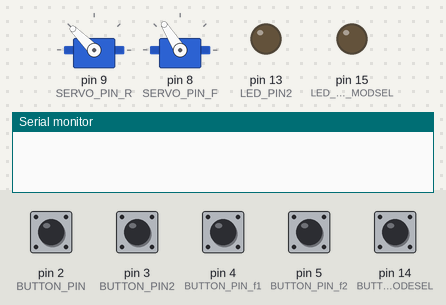
A sketch run on a simulated Arduino Nano, built with avr-gcc and run on an emulated ATmega328P. Shown: 2 × servo, output pins drawn as LEDs (lit = HIGH), the last lines printed to the serial monitor. Inputs (shaded band) come from the test bench; at power-on: pin 2 (BUTTON_PIN), pin 3 (BUTTON_PIN2), pin 4 (BUTTON_PIN_f1), pin 5 (BUTTON_PIN_f2), pin 14 (BUTTON_PIN_MODESEL) HIGH. EEPROM starts erased.

Above: at 1.4 s.
1.5 s: pin 2 (BUTTON_PIN) pulled LOW for 1 s
At 1.9 s:
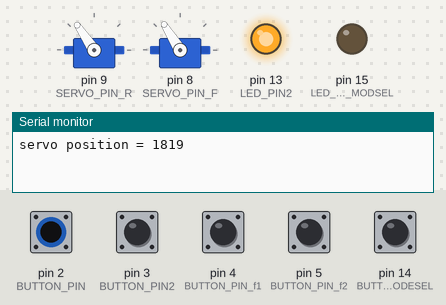
4.0 s: pin 4 (BUTTON_PIN_f1) pulled LOW for 0.15 s
At 4.5 s:
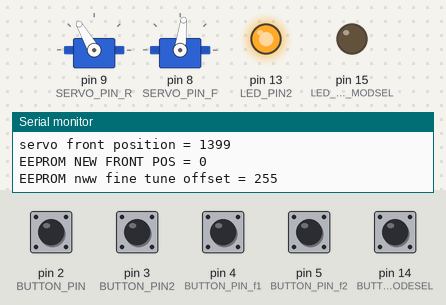
5.6 s: pin 14 (BUTTON_PIN_MODESEL) pulled LOW for 1 s
At 7.0 s:
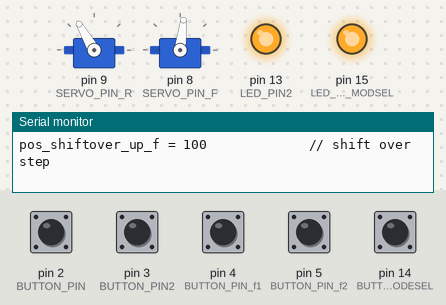
8.9 s: pin 5 (BUTTON_PIN_f2) pulled LOW for 0.15 s
At 8.98 s:
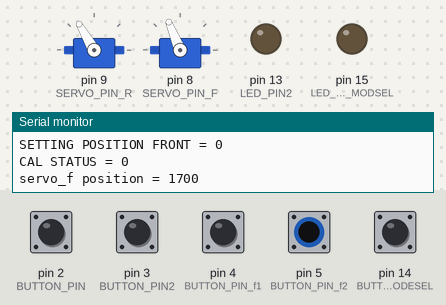
10.5 s: pin 2 (BUTTON_PIN) pulled LOW for 0.15 s
At 10.58 s:
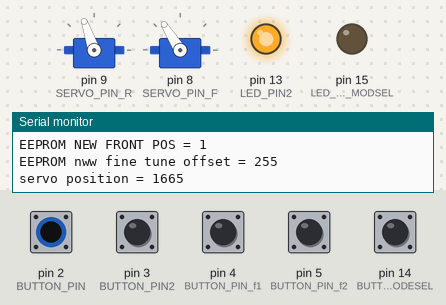
12.1 s: pin 4 (BUTTON_PIN_f1) pulled LOW for 1 s
At 12.4 s:
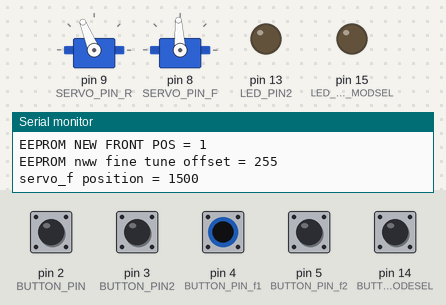
Timing chart, 0 to 15.1 s (numbered marks = the images above; inputs shaded):
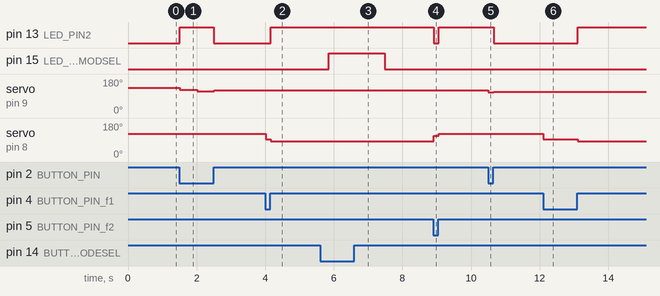

The sketch:

GOTORONIC_Ver160425_11speed_MASURAO.ino
```cpp
// (licence header left out)
// SERVO FRONT
// Red = +6v
// Brown = GND
// Orange = Signal (pin 8 for this code)

#include <EEPROM.h>
#include <Servo.h>
#include <Bounce2.h>

//////////////////////////////// MCU PIN ASSIGN START ///////////////////////////////////////////
#define BUTTON_PIN 2  //REAR
#define BUTTON_PIN2 3 //REAR
#define BUTTON_PIN_f1 4  //FRONT
#define BUTTON_PIN_f2 5  //FRONT
#define SERVO_PIN_F 8  // SERVO F
#define SERVO_PIN_R 9  // SERVO R

//#define LED_PIN_MODSEL 16         // LED goes on when Fine Tune Setting mode
//#define LED_PIN2 14         // LED goes on when pushing shift botton
//#define BUTTON_PIN_MODESEL 10  //MODE SELECT
#define LED_PIN_MODSEL 15         // LED goes on when Fine Tune Setting mode (NANO)
#define LED_PIN2 13         // LED goes on when pushing shift botton (NANO)
#define BUTTON_PIN_MODESEL 14  //MODE SELECT (NANO)

////////////////////////////////  MCU PIN ASSIGN END ///////////////////////////////////////////

//////////////////////////////// EEPROM PARAMETER START ///////////////////////////////////////////
int pos_final_addres = 10; //final gear position save address
int pos_final; //final gear position
int pos_final_addres_f = 9; //final gear position save address front
int pos_final_f; //final gear position front
int pos_memory_addres = 11; //offsetmemory start addres 11 12 13 14 15 16 17 18 19 20 21
int pos_f_memory_addres = 31; //offsetmemory front start addres 31 32 33 34 35 36 37 38 39 40 41
//////////////////////////////// EEPROM PARAMETER END ///////////////////////////////////////////

//////////////////////////////// REAR SHIFT SETTING PARAMETER START ///////////////////////////////////////////
int speed_step = 10;            //8=9速 9=10速 10=11速
int pos_zero = 1930;           // shift 0 position : about 2000~1800
int pos_shiftstep = 77;        // shift step 85->77 @160422 for 11speed
int pos_data_ORG[11] =  {0, 0, 0, 0, 0, 0, 0, 0, 0, 0, 0}; // 11speed offset data
int fine_tune_pitch = 5;      //fine tune pitch data for setting mode

int pos_shiftover_up = 35;   // shift over step
int pos_shiftover_down = 30; // shift over step
int ovsft_delay = 500;       // over shift delay [msec]
int sft_delay = 20;          // shift delay per gear pos [msec]

int wait_msec1 =  500;     //多段変則設定時間1[msec]
int wait_msec2 = 1000;     //多段変則設定時間2[msec]
int wait_msec3 = 1500;     //多段変則設定時間3[msec]

////////do not change//////////
int pos_data[11] = {0, 0, 0, 0, 0, 0, 0, 0, 0, 0, 0}; //  "do not change" 11speed offset data MATRIX
int pos_data_E2PR[11] = {0, 0, 0, 0, 0, 0, 0, 0, 0, 0, 0}; //  "do not change" 11speed fine tuninng data MATRIX
int pos_old;           // gear position
int pos_new;           // gear position
int pos_direction  = 1;     // shift direction
int pos = 0;    // variable to store the servo position
//////////////////////////////// REAR SHIFT SETTING PARAMETER END ///////////////////////////////////////////

//////////////////////////////// FRONT SHIFT SETTING PARAMETER START  ///////////////////////////////////////////
int pos_front[2] = {1400, 1800};   //{inner, outer}
int pos_shiftover_up_f = 100;   // shift over degree 15->20 @150809
int pos_shiftover_down_f = 100; // shift over degree 15->40 @150809
int pos_data_f_ORG[11] = {0, 0, 0, 0, 0, 0, 0, 0, 0, 0, 0}; // 11speed front offset data

////////do not change//////////
int pos_data_f[11] = {0, 0, 0, 0, 0, 0, 0, 0, 0, 0, 0}; //  "do not change" 11speed front offset data MATRIX
int pos_data_f_E2PR[11] = {0, 0, 0, 0, 0, 0, 0, 0, 0, 0, 0}; //  "do not change" 11speed front fine tuninng data MATRIX
int pos_f = 0;  // variable to store the servo position
//////////////////////////////// FONT SHIFT SETTING PARAMETER END ///////////////////////////////////////////

//////////////////////////////// OTHER PARAMETERS START ///////////////////////////////////////////

// Instantiate a Bounce object
Bounce debouncer  = Bounce();
Bounce debouncer2 = Bounce();
Bounce debouncer3 = Bounce();
Bounce debouncer4 = Bounce();
Bounce debouncerX = Bounce();

// The current buttonState
// 0 : released
// 1 : pressed less   than 1 seconds
// 2 : pressed longer than 1 seconds
// 3 : pressed longer than 2 seconds
int buttonState;
int buttonState2;
int buttonState3;
int buttonState4;
unsigned long buttonPressTimeStamp;
unsigned long buttonPressTimeStamp2;
unsigned long buttonPressTimeStamp3;
unsigned long buttonPressTimeStamp4;

volatile boolean CAL_STAT = false; // fine tune mode

Servo myservo;  // create servo object to control a servo
Servo myservo_f; // a maximum of eight servo objects can be created

char input[2];  //シリアル通信の文字列格納用
char str[0];    //シリアル通信の文字列格納用

//////////////////////////////// OTHER PARAMETERS END ///////////////////////////////////////////


void setup()
{
  pos_final = EEPROM.read(pos_final_addres);
  if (pos_final <  0         ) {
    pos_final = 0; //ギヤポジション0より小を禁止
  }
  if (pos_final >  speed_step) {
    pos_final = 0; //ギヤポジションMAXより大を禁止
  }
  pos_new = pos_final;

  for (int n = 0 ; n <= speed_step ; n++)   //fine tune dataの読み出し
  {
    pos_data_E2PR[n] = EEPROM.read(pos_memory_addres + n );
    if ( pos_data_E2PR[n] >  128) {
      pos_data_E2PR[n] =  pos_data_E2PR[n] - 256; //offset data EEPROMは0～255なので負数はオフセットさせる。
    }
    pos_data[n] =  pos_data_ORG[n] + pos_data_E2PR[n];
    delay(2);
  }
  delay(2);
  pos = pos_zero - pos_shiftstep * pos_new - pos_data[pos_new];
  myservo.attach(SERVO_PIN_R);        // attaches the servo on pin 9 to the servo object
  myservo.writeMicroseconds(pos);                // tell servo to go to position in variable 'pos'
  delay(10);                         // waits 15ms for the servo to reach the position 15


  pos_final_f = EEPROM.read(pos_final_addres_f); // 0 = inner, 1 = outer
  if (pos_final_f <  0         ) {
    pos_final_f = 0; //ギヤポジション0より小を禁止
  }
  if (pos_final_f >  1) {
    pos_final_f = 1; //ギヤポジション1より大を禁止
  }

  for (int k = 0; k <= speed_step ; k++)   //fine tune dataの読み出し
  {
    pos_data_f_E2PR[k] = EEPROM.read(pos_f_memory_addres + k );
    if ( pos_data_f_E2PR[k] >  128) {
      pos_data_f_E2PR[k] =  pos_data_f_E2PR[k] - 256; //offset data EEPROMは0～255なので負数はオフセットさせる。
    }
    pos_data_f[k] =  pos_data_f_ORG[k] + pos_data_f_E2PR[k];
    delay(2);
  }
  delay(2);
  pos_f = pos_front[pos_final_f] + pos_data_f[pos_new];
  myservo_f.attach(SERVO_PIN_F);      // attaches the servo on pin 8 to the servo object
  myservo_f.writeMicroseconds(pos_f); // tell servo to go to position in variable 'pos'
  delay(200);                         // waits 15ms for the servo to reach the position 15

  Serial.begin(9600);
  while (!Serial) {
    ; // wait for serial port to connect. Needed for Leonardo only
  }
  //  establishContact();  // send a byte to establish contact until receiver responds
  //  MsTimer2::set(1000, servoctl);
  //  MsTimer2::start();
  // Serial.println(pos_new);
  // Setup the button
  pinMode(BUTTON_PIN, INPUT_PULLUP);
  pinMode(BUTTON_PIN2, INPUT_PULLUP);
  pinMode(BUTTON_PIN_f1, INPUT_PULLUP);
  pinMode(BUTTON_PIN_f2, INPUT_PULLUP);
  pinMode(BUTTON_PIN_MODESEL, INPUT_PULLUP);

  // After setting up the button, setup debouncer
  debouncer.attach(BUTTON_PIN);
  debouncer2.attach(BUTTON_PIN2);
  debouncer.interval(2);
  debouncer2.interval(2);
  debouncer3.attach(BUTTON_PIN_f1);
  debouncer4.attach(BUTTON_PIN_f2);
  debouncer3.interval(2);
  debouncer4.interval(2);
  debouncerX.attach(BUTTON_PIN_MODESEL);
  debouncerX.interval(250);   //0.25secで切り替え

  //Setup the LED
  pinMode(LED_PIN_MODSEL, OUTPUT);
  pinMode(LED_PIN2, OUTPUT);
}


void loop() {
  delay(5);

  if (Serial.available() > 0) {     // get incoming byte:
    serialin();                        //下記のvoid serialinの内容を実行
    Serial.println(pos);              // send a capital ASerial.println('pos');   // send a capital pos
    myservo.writeMicroseconds(pos);                // tell servo to go to position in variable 'pos'
    myservo_f.writeMicroseconds(pos_f);              // tell servo to go to position in variable 'pos_f'
    delay(50);                         // waits 15ms for the servo to reach the position 15
    Serial.println(myservo.read());
    Serial.println(myservo_f.read());
  }

  // Update the debouncer and get the changed state
  boolean changed = debouncer.update();
  boolean changed2 = debouncer2.update();
  boolean changed_f1 = debouncer3.update();
  boolean changed_f2 = debouncer4.update();
  boolean changed_SEL = debouncerX.update();

  if ( changed_SEL ) {
    // Get the update value
    int value = debouncerX.read();
    if ( value == HIGH) {
      CAL_STAT = false;
      digitalWrite(LED_PIN_MODSEL, LOW );
      Serial.print(F("CAL STATUS = "));
      Serial.println(CAL_STAT);
      //paramter_output();
    }
    else  {
      CAL_STAT = true;
      digitalWrite(LED_PIN_MODSEL, HIGH );
      Serial.print(F("CAL STATUS = "));
      Serial.println(CAL_STAT);
      paramter_output();
    }
  }


  if ( changed ) {
    // Get the update value
    int value = debouncer.read();
    if ( value == HIGH) {
      digitalWrite(LED_PIN2, LOW );
      buttonState = 0;
      //Serial.println(F("Button released (state 0)"));
      pos_ctrl_end();
    }
    else  {
      digitalWrite(LED_PIN2, HIGH );
      buttonState = 1;
      //Serial.println(F("Button pressed (state 1)"));
      if (CAL_STAT == true ) {
        pos_data[pos_new] = pos_data[pos_new] + fine_tune_pitch;
        //        Serial.print(F("pos_data = "));
        //        Serial.println(pos_data[pos_new]);
      }
      else {
        pos_old = pos_new;
        if ( pos_new < speed_step ) {
          pos_new ++;
        }
        pos_ctrl();
      }
      buttonPressTimeStamp = millis();
    }
  }

  if ( changed2 ) {
    // Get the update value
    int value2 = debouncer2.read();
    if ( value2 == HIGH) {
      digitalWrite(LED_PIN2, LOW );
      buttonState2 = 0;
      //Serial.println(F("Button2 released (state 0)"));
      pos_ctrl_end();
    }
    else {
      digitalWrite(LED_PIN2, HIGH );
      buttonState2 = 1;
      //Serial.println(F("Button2 pressed (state 1)"));
      if (CAL_STAT == true ) {
        pos_data[pos_new] = pos_data[pos_new] - fine_tune_pitch;
        Serial.print(F("pos_data = "));
        Serial.println(pos_data[pos_new]);
      }
      else {
        pos_old = pos_new;
        if ( pos_new > 0 ) {
          pos_new --;
        }
        pos_ctrl();
      }
      buttonPressTimeStamp2 = millis();
    }
  }

  /* 多段変速用*/

  if ( CAL_STAT == false ) {                          //　CAL時は多段変速を禁止
    if  ( buttonState == 1 ) {
      if ( millis() - buttonPressTimeStamp >= wait_msec1 ) {
        buttonState = 2;
        //Serial.println(F("Button held for 0.50 seconds (state 2)"));
        pos_old = pos_new;
        if ( pos_new < speed_step ) {
          pos_new ++;
        }
        pos_ctrl();
      }
    }
    if  ( buttonState == 2 ) {
      if ( millis() - buttonPressTimeStamp >= wait_msec2 ) {
        buttonState = 3;
        //Serial.println(F("Button held for 1.0 seconds (state 3)"));
        pos_old = pos_new;
        if ( pos_new < speed_step ) {
          pos_new ++;
        }
        pos_ctrl();
      }
    }
    if  ( buttonState == 3 ) {
      if ( millis() - buttonPressTimeStamp >= wait_msec3 ) {
        buttonState = 0;
        //Serial.println(F("Button held for 1.5 seconds (state 4)"));
        pos_old = pos_new;
        if ( pos_new < speed_step ) {
          pos_new ++;
        }
        pos_ctrl();
      }
    }

    if  ( buttonState2 == 1 ) {
      if ( millis() - buttonPressTimeStamp2 >= wait_msec1 ) {
        buttonState2 = 2;
        //Serial.println(F("Button2 held for 0.50 seconds (state 2)"));
        pos_old = pos_new;
        if ( pos_new  > 0 ) {
          pos_new --;
        }
        pos_ctrl();
      }
    }
    if  ( buttonState2 == 2 ) {
      if ( millis() - buttonPressTimeStamp2 >= wait_msec2 ) {
        buttonState2 = 3;
        //Serial.println(F("Button2 held for 1.0 seconds (state 3)"));
        pos_old = pos_new;
        if ( pos_new  > 0 ) {
          pos_new --;
        }
        pos_ctrl();
      }
    }
    if  ( buttonState2 == 3 ) {
      if ( millis() - buttonPressTimeStamp2 >= wait_msec3 ) {
        buttonState2 = 0;
        //Serial.println(F("Button2 held for 1.5 seconds (state 4)"));
        pos_old = pos_new;
        if ( pos_new  > 0 ) {
          pos_new --;
        }
        pos_ctrl();
      }
    }
  }

  //////* Fメカ変速用*//////
  if ( changed_f1 ) {
    // Get the update value
    int value = debouncer3.read();
    if ( value == HIGH) {
      digitalWrite(LED_PIN2, HIGH );
      buttonState3 = 0;
      //Serial.println(F("Button_f1 released (state 0)"));
      pos_ctrl_end();
    }
    else  {
      digitalWrite(LED_PIN2, LOW );
      buttonState3 = 1;
      //Serial.println(F("Button_f1 pressed (state 1)"));
      buttonPressTimeStamp3 = millis();
      pos_final_f = 0;
      pos_f = pos_front[pos_final_f] + pos_shiftover_down_f; // + pos_data_f[pos_new]
      Serial.print(F("servo_f position = "));
      Serial.println(pos_f);
      myservo_f.writeMicroseconds(pos_f);

    }
  }

  if ( changed_f2 ) {
    // Get the update value
    int value2 = debouncer4.read();
    if ( value2 == HIGH) {
      digitalWrite(LED_PIN2, HIGH );
      buttonState4 = 0;
      //Serial.println(F("Button_f2 released (state 0)"));
      pos_ctrl_end();
    }
    else {
      digitalWrite(LED_PIN2, LOW );
      buttonState4 = 1;
      //Serial.println(F("Button_f2 pressed (state 1)"));
      buttonPressTimeStamp4 = millis();
      pos_final_f = 1;
      pos_f = pos_front[pos_final_f] - pos_shiftover_down_f; // + pos_data_f[pos_new]
      Serial.print(F("servo_f position = "));
      Serial.println(pos_f);
      myservo_f.writeMicroseconds(pos_f);
    }
  }


} // LOOP 完了


//////////////SUB CKT/////////////////////////

void establishContact() {
  while (Serial.available() <= 0) {
    Serial.println('A');   // send a capital A
    delay(300);
  }
}

void serialin() {
  Serial.print(F("serial in" ));
  for (int i = 0; i <= 2; i++) //iが0～2まで変動するので、合計3桁分
  {
    //          Serial.println(i);
    input[i] = Serial.read(); //一桁づつ入れてゆく
    //          delay(100);
  }
  Serial.println(input);
  int buf = atoi(input); //シリアル入力された文字列をint型に変換
  //       if(buf<=180&&buf>=0)//安全のため、PWMで扱える0～255の範囲の時のみPWM出力の値に反映
  //       {
  pos = buf;
  Serial.print(F("serial input = "));
  Serial.println(pos);
  //       }

  //      Serial.flush();
}

///////////////POSITION CTRL///////////////////
void pos_ctrl()
{
  pos_direction = pos_new - pos_old;
  //ovsft_delay_tot = abs(pos_direction) * sft_delay + ovsft_delay;
  if ( pos_direction > 0 ) {                                        // up stroke
    pos = pos_zero - pos_shiftstep * pos_new - pos_data[pos_new] - pos_shiftover_up;   // shift over degree
    Serial.print(F("servo position = "));
    Serial.println(pos);
    //delay(130);
    myservo.writeMicroseconds(pos);
  }
  if ( pos_direction < 0 ) {                                          // down stroke
    pos = pos_zero - pos_shiftstep * pos_new - pos_data[pos_new] + pos_shiftover_down;  // shift over degree
    Serial.print(F("servo position = "));
    Serial.println(pos);
    // delay(130);
    myservo.writeMicroseconds(pos);
  }
  if ( pos_new == speed_step ) {                                        //
    pos = pos_zero - pos_shiftstep * pos_new - pos_data[pos_new] - pos_shiftover_up;   // shift over degree
    Serial.print(F("servo position = "));
    Serial.println(pos);
    myservo.writeMicroseconds(pos);
  }
  if ( pos_new == 0          ) {                                        //
    pos = pos_zero - pos_shiftstep * pos_new - pos_data[pos_new] + pos_shiftover_down;    // shift over degree
    Serial.print(F("servo position = "));
    Serial.println(pos);
    myservo.writeMicroseconds(pos);
  }


}

void pos_ctrl_end() {
  pos = pos_zero - pos_shiftstep * pos_new - pos_data[pos_new];               // set position
  myservo.writeMicroseconds(pos);                                             // tell servo to go to position in variable 'pos'
  pos_f = pos_front[pos_final_f] + pos_data_f[pos_new];                                    // set position フロントの段数＋リヤの段数によるトリム
  myservo_f.writeMicroseconds(pos_f);                                         // tell servo to go to position in variable 'pos_f'

  pos_final = pos_new;
  EEPROM.write(pos_final_addres, pos_final);
  EEPROM.write(pos_final_addres_f, pos_final_f);    //pos_final_f : 0 = INNER 1 = OUTER
  delay(5);

  pos_data_E2PR[pos_new] = pos_data[pos_new] - pos_data_ORG[pos_new];
  EEPROM.write(pos_memory_addres + pos_new, pos_data_E2PR[pos_new]);
  delay(5);
  pos_data_f_E2PR[pos_new] = pos_data_f[pos_new] - pos_data_f_ORG[pos_new];
  EEPROM.write(pos_f_memory_addres + pos_new, pos_data_f_E2PR[pos_new]);
  delay(5);

  Serial.println();
  Serial.println(F("//////// REAR DATA/////////////////////////////////////"));
  Serial.print(F("servo rear position = "));
  Serial.println(pos);
  pos_final = EEPROM.read(pos_final_addres);
  Serial.print(F("EEPROM NEW REAR POS = "));
  Serial.println(pos_final);
  //Serial.print(F("servo REAR fine tune offset EEPROM = "));
  //Serial.println(pos_data_E2PR[pos_new]);
  int offset_data_EEPROM = EEPROM.read(pos_memory_addres + pos_final);
  Serial.print(F("EEPROM nww fine tune offset = "));
  Serial.println(offset_data_EEPROM);
  Serial.println();

  Serial.println(F("//////// FRONT DATA/////////////////////////////////////"));
  Serial.print(F("servo front position = "));
  Serial.println(pos_f);
  pos_final_f = EEPROM.read(pos_final_addres_f);
  Serial.print(F("EEPROM NEW FRONT POS = "));
  Serial.println(pos_final_f);
  //Serial.print(F("servo FRONT fine tune offset EEPROM = "));
  //Serial.println(pos_data_f_E2PR[pos_new]);
  int offset_data_f_EEPROM = EEPROM.read(pos_f_memory_addres + pos_final);
  Serial.print(F("EEPROM nww fine tune offset = "));
  Serial.println(offset_data_f_EEPROM);
  Serial.println();
}

void paramter_output() {
  Serial.println(F(""));
  Serial.println(F("////////  MCU PIN ASSIGN /////////////////////////////////////"));
  Serial.print(F("FRONT SERVO PIN = "));
  Serial.println(SERVO_PIN_F);
  Serial.print(F("REAR SERVO PIN = "));
  Serial.println(SERVO_PIN_R);
  Serial.print(F("REAR LOW DOUN BUTTON_PIN = "));
  Serial.println(BUTTON_PIN);
  Serial.print(F("REAR High UP BUTTON_PIN2 = "));
  Serial.println(BUTTON_PIN2);
  Serial.print(F("FRONT LOW DOUN BUTTON_PIN_f1 = "));
  Serial.println(BUTTON_PIN_f1);
  Serial.print(F("FRONT High UP BUTTON_PIN_f2 = "));
  Serial.println(BUTTON_PIN_f2);
  Serial.print(F("SETTING MODE SELECT = "));
  Serial.println(BUTTON_PIN_MODESEL);
  Serial.print(F("SHIFT INDICATOR LED = "));
  Serial.println(LED_PIN2);
  Serial.print(F("SETTING MODE INDICATOR LED = "));
  Serial.println(LED_PIN_MODSEL);

  Serial.println(F(""));
  Serial.println(F("//////// REAR PARAMETERS /////////////////////////////////////"));
  Serial.print(F("speed_step = "));
  Serial.print(speed_step);
  Serial.println(F("             //8=9SPEED 9=10SPEED 10=11SPEED"));
  Serial.print(F("pos_zero = "));
  Serial.print(pos_zero);
  Serial.println(F("             // shift 0 position : about 2000~1800"));
  Serial.print(F("pos_shiftstep = "));
  Serial.print(pos_shiftstep);
  Serial.println(F("             //shift step"));
  Serial.print(F("pos_shiftover_up = "));
  Serial.print(pos_shiftover_up);
  Serial.println(F("             // shift over step"));
  Serial.print(F("pos_shiftover_down = "));
  Serial.print(pos_shiftover_down);
  Serial.println(F("             // shift over step"));
  Serial.print(F("wait_msec1 = "));
  Serial.print(wait_msec1);
  Serial.println(F("[msec]"));
  Serial.print(F("wait_msec2 = "));
  Serial.print(wait_msec2);
  Serial.println(F("[msec]"));
  Serial.print(F("wait_msec3 = "));
  Serial.print(wait_msec3);
  Serial.println(F("[msec]"));
  Serial.print(F("fine_tune_pitch = "));
  Serial.print(fine_tune_pitch);
  Serial.println(F("             //fine tune pitch for setting mode"));

  Serial.print(F("pos_data_ORG[11] = "));
  for (int x = 0; x <= 10; x++) {
    Serial.print(pos_data_ORG[x]);
    Serial.print(F(","));
  }
  Serial.println(F(""));

  Serial.print(F("pos_data_E2PR[11] = "));
  for (int x = 0; x <= 10; x++) {
    Serial.print(pos_data_E2PR[x]);
    Serial.print(F(","));
  }
  Serial.println(F(""));

  Serial.println(F(""));
  Serial.println(F("//////// FRONT PARAMETERS /////////////////////////////////////"));
  Serial.print(F("pos_front[2] = "));
  for (int x = 0; x <= 1; x++) {
    Serial.print(pos_front[x]);
    Serial.print(F(","));
  }
  Serial.println(F("             // {inner, outer}"));
  Serial.print(F("pos_shiftover_up_f = "));
  Serial.print( pos_shiftover_up_f);
  Serial.println(F("             // shift over step "));
  Serial.print(F("pos_shiftover_down_f = "));
  Serial.print(pos_shiftover_down_f);
  Serial.println(F("             // shift over step "));

  Serial.print(F("pos_data_f_ORG[11] = "));
  for (int x = 0; x <= 10; x++) {
    Serial.print(pos_data_f_ORG[x]);
    Serial.print(F(","));
  }
  Serial.println(F(""));

  Serial.print(F("pos_data_f_E2PR[11] = "));
  for (int x = 0; x <= 10; x++) {
    Serial.print(pos_data_f_E2PR[x]);
    Serial.print(F(","));
  }
  Serial.println(F(""));
  Serial.println(F(""));
  Serial.println(F("//////// You can set this position. ////////////"));
  Serial.print(F("SETTING POSITION REAR = "));
  Serial.println(pos_final);
  Serial.print(F("SETTING POSITION FRONT = "));
  Serial.println(pos_final_f);
  Serial.println(F(""));
}
```

Measured:
- after the input at 1.5 s, pin 13 (LED_PIN2): LOW → HIGH at once, → LOW 1.0 s later; servo on pin 9 (SERVO_PIN_R): 135° → 124° at once, → 116° 0.50 s later, → 120° 0.50 s later
- after the input at 4.0 s, pin 13 (LED_PIN2): LOW → HIGH after 0.16 s; servo on pin 8 (SERVO_PIN_F): 122° → 93° at once, → 83° 0.15 s later
- after the input at 5.6 s, pin 15 (LED_PIN_MODSEL): LOW → HIGH after 0.26 s, → LOW 1.6 s later
- after the input at 8.9 s, pin 13 (LED_PIN2): HIGH → LOW at once, → HIGH 0.15 s later; servo on pin 8 (SERVO_PIN_F): 83° → 112° at once, → 122° 0.15 s later
- after the input at 10.5 s, pin 13 (LED_PIN2): HIGH → LOW after 0.16 s; servo on pin 9 (SERVO_PIN_R): 120° → 109° at once, → 112° 0.15 s later
- after the input at 12.1 s, pin 13 (LED_PIN2): LOW → HIGH after 1.0 s; servo on pin 8 (SERVO_PIN_F): 122° → 93° at once, → 83° 1.0 s later
